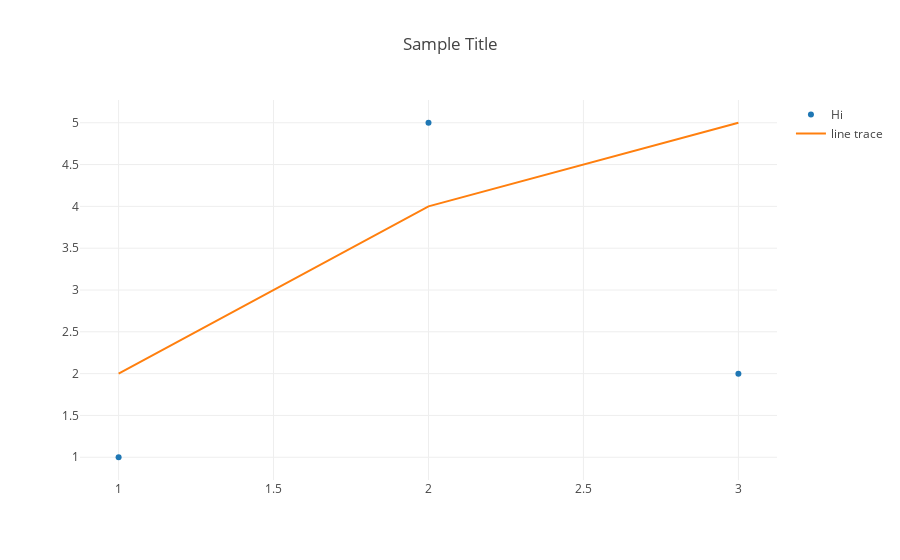

Notebook code cell kept with this figure:
### Markdown cell above
> Uncomment and run the code below.

### Code cell
plot({'data': [trace0, trace2], 'layout': {'title': 'Sample Title'}})

### Figure 1 — Plotly figure (JSON) as saved in the notebook; plotly's stock layout.template omitted (floating-point values rounded to 4 significant figures)
{"data": [{"mode": "markers", "name": "Hi", "type": "scatter", "uid": "e3491160-cd7c-11e8-b5cf-0242ac110010", "x": [1, 3, 2], "y": [1, 2, 5]}, {"mode": "lines", "name": "line trace", "type": "scatter", "uid": "e3491a66-cd7c-11e8-b5cf-0242ac110010", "x": [1, 2, 3], "y": [2, 4, 5]}], "layout": {"title": "Sample Title"}}
